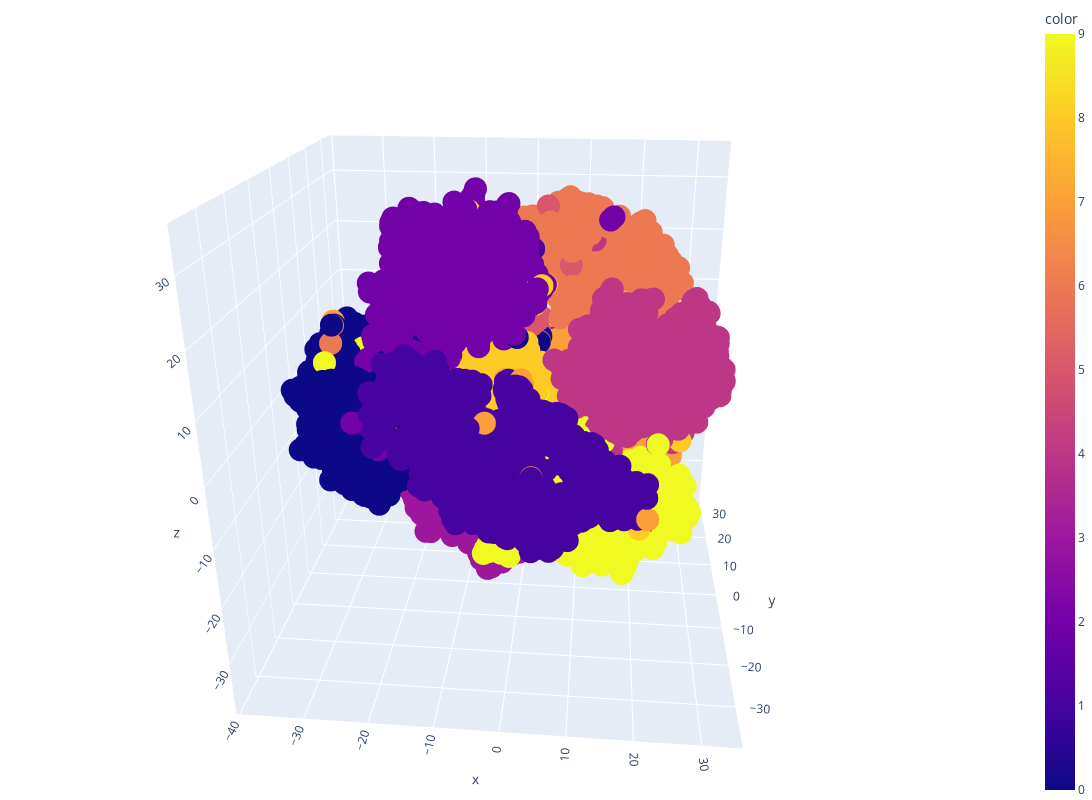

The cell this chart's notebook holds for it:
### Code cell
import plotly.express as px
import plotly.offline as pyo
pyo.init_notebook_mode(connected=True)

fig = px.scatter_3d(x=activation_embedded[:,0], y=activation_embedded[:,1], z=activation_embedded[:,2], color=labels)

# tight layout
fig.update_layout(margin=dict(l=0, r=0, b=0, t=0), width=1500, height=800)
fig.update_xaxes(visible=False)
fig.update_yaxes(visible=False)

fig.show()

### Figure 1 — Plotly figure (JSON) as saved in the notebook; plotly's stock layout.template omitted (floating-point values rounded to 4 significant figures; data arrays with more than 128 entries replaced by an {"elided": "..."} marker saying what was removed)
{"data": [{"hovertemplate": "x=%{x}<br>y=%{y}<br>z=%{z}<br>color=%{marker.color}<extra></extra>", "legendgroup": "", "marker": {"color": {"elided": "10000 int values"}, "coloraxis": "coloraxis", "symbol": "circle"}, "mode": "markers", "name": "", "scene": "scene", "showlegend": false, "type": "scatter3d", "x": {"elided": "10000 float values"}, "y": {"elided": "10000 float values"}, "z": {"elided": "10000 float values"}}], "layout": {"coloraxis": {"colorbar": {"title": {"text": "color"}}, "colorscale": [[0, "#0d0887"], [0.1111, "#46039f"], [0.2222, "#7201a8"], [0.3333, "#9c179e"], [0.4444, "#bd3786"], [0.5556, "#d8576b"], [0.6667, "#ed7953"], [0.7778, "#fb9f3a"], [0.8889, "#fdca26"], [1, "#f0f921"]]}, "height": 800, "legend": {"tracegroupgap": 0}, "margin": {"b": 0, "l": 0, "r": 0, "t": 0}, "scene": {"aspectmode": "auto", "aspectratio": {"x": 1.01, "y": 0.9863, "z": 1.004}, "camera": {"center": {"x": 0, "y": 0, "z": 0}, "eye": {"x": 0.1899, "y": -1.978, "z": 0.8589}, "projection": {"type": "perspective"}, "up": {"x": 0, "y": 0, "z": 1}}, "domain": {"x": [0, 1], "y": [0, 1]}, "xaxis": {"title": {"text": "x"}, "type": "linear"}, "yaxis": {"title": {"text": "y"}, "type": "linear"}, "zaxis": {"title": {"text": "z"}, "type": "linear"}}, "width": 1500, "xaxis": {"visible": false}, "yaxis": {"visible": false}}}
